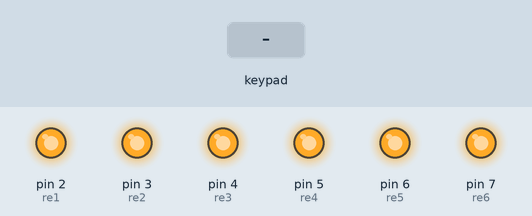
Recording of a sketch running on a simulated Arduino Uno, built with avr-gcc and run on an emulated ATmega328P. Shown: output pins drawn as LEDs (lit = HIGH). Inputs (shaded band) come from the test bench. What the sketch prints to the serial monitor is not drawn.

Above: at 1.5 s.
1.6 s: key 'U' pressed
At 1.81 s:
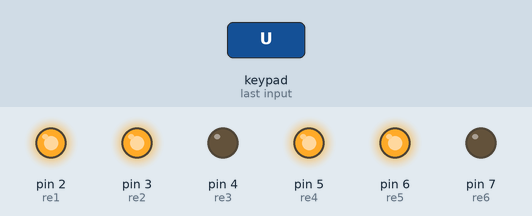
3.5 s: key 'D' pressed
At 3.72 s:
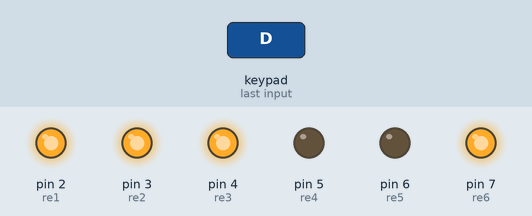
5.4 s: key 'L' pressed
At 5.64 s:
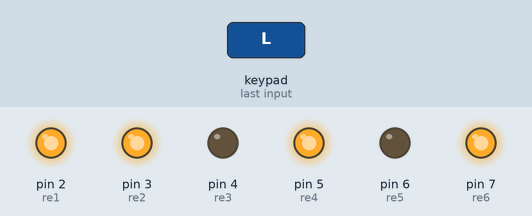
7.3 s: key 'R' pressed
At 7.52 s:
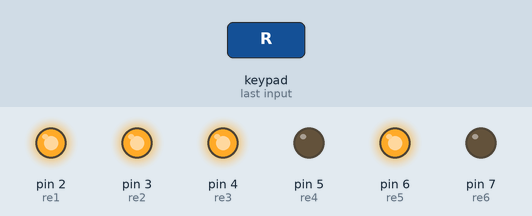
9.2 s: key 'X' pressed
At 10.3 s:
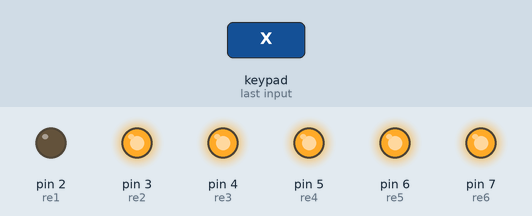
10.7 s: key 'O' pressed
At 12.1 s:
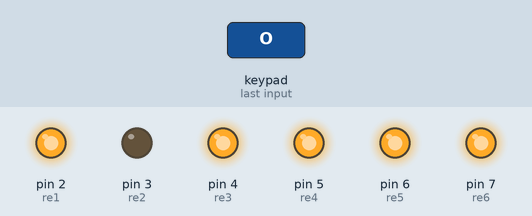
Timing chart, 0 to 13.2 s (numbered marks = the images above; inputs shaded):
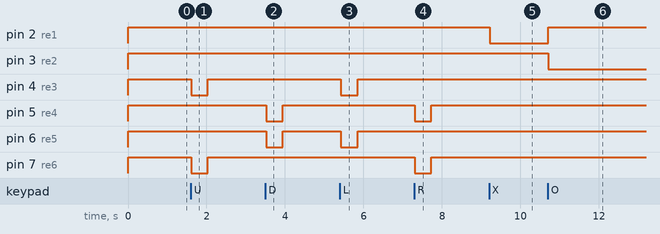

Measured:
- after the input at 1.6 s, pin 4 (re3), pin 7 (re6): HIGH → LOW at once, → HIGH 0.42 s later
- after the input at 3.5 s, pin 5 (re4), pin 6 (re5): HIGH → LOW at once, → HIGH 0.42 s later
- after the input at 5.4 s, pin 4 (re3), pin 6 (re5): HIGH → LOW at once, → HIGH 0.42 s later
- after the input at 7.3 s, pin 5 (re4), pin 7 (re6): HIGH → LOW at once, → HIGH 0.42 s later
- after the input at 9.2 s, pin 2 (re1): HIGH → LOW at once
- after the input at 10.7 s, pin 2 (re1): LOW → HIGH at once; pin 3 (re2): HIGH → LOW at once

The sketch:

BEATRIX.ino
```cpp
#include <PS2X_lib.h>  // Asegúrate de incluir la librería

// Pines de relés
const int re1 = 2; // Arma (X)
const int re2 = 3; // Arma (Círculo)
const int re3 = 4; // Movimiento
const int re4 = 5; // Movimiento
const int re5 = 6; // Movimiento
const int re6 = 7; // Movimiento

// Pines del mando PS2
#define PS2_DAT A0
#define PS2_CMD A1
#define PS2_SEL A2
#define PS2_CLK A3

#define pressures false
#define rumble false

PS2X ps2x;
int error = 0;

int movimientoActual = 0; // 0=ninguno, 1=arriba, 2=abajo, 3=izquierda, 4=derecha
int movimientoAnterior = 0;

int botonEnclavado = 0;   // 0=ninguno, 5=X, 6=circulo

void apagarRelesMovimiento() {
  digitalWrite(re3, HIGH);
  digitalWrite(re4, HIGH);
  digitalWrite(re5, HIGH);
  digitalWrite(re6, HIGH);
}

void apagarRelesXY() {
  digitalWrite(re1, HIGH);
  digitalWrite(re2, HIGH);
}

void apagarTodosLosReles() {
  apagarRelesXY();
  apagarRelesMovimiento();
}

void setup() {
  Serial.begin(57600);

  pinMode(re1, OUTPUT);
  pinMode(re2, OUTPUT);
  pinMode(re3, OUTPUT);
  pinMode(re4, OUTPUT);
  pinMode(re5, OUTPUT);
  pinMode(re6, OUTPUT);

  apagarTodosLosReles();
  delay(300);

  error = ps2x.config_gamepad(PS2_CLK, PS2_CMD, PS2_SEL, PS2_DAT, pressures, rumble);

  if (error == 0) {
    Serial.println("Control PS2 conectado correctamente");
  } else {
    Serial.println("Error conectando control PS2");
  }
}

void loop() {
  if (error != 0) {
    apagarTodosLosReles();
    return;
  }

  ps2x.read_gamepad();

  // ==========================================
  // 1. LÓGICA DEL ARMA (ENCLAVADA) - SIN PARPADEOS
  // ==========================================
  bool cambioArma = false;

  if (ps2x.ButtonPressed(PSB_CROSS)) {
    botonEnclavado = (botonEnclavado == 5) ? 0 : 5;
    cambioArma = true;
  }

  if (ps2x.ButtonPressed(PSB_CIRCLE)) {
    botonEnclavado = (botonEnclavado == 6) ? 0 : 6;
    cambioArma = true;
  }

  // SOLO actualiza los relés del arma si realmente cambió el estado de los botones
  if (cambioArma) {
    apagarRelesXY();
    if (botonEnclavado == 5) digitalWrite(re1, LOW);
    if (botonEnclavado == 6) digitalWrite(re2, LOW);
  }

  // ==========================================
  // 2. LÓGICA DE MOVIMIENTO (MOMENTÁNEO)
  // ==========================================
  movimientoActual = 0;

  if (ps2x.Button(PSB_PAD_UP))    movimientoActual = 1;
  if (ps2x.Button(PSB_PAD_DOWN))  movimientoActual = 2;
  if (ps2x.Button(PSB_PAD_LEFT))  movimientoActual = 3;
  if (ps2x.Button(PSB_PAD_RIGHT)) movimientoActual = 4;

  // SOLO actualiza los relés de movimiento si cambió la dirección
  if (movimientoActual != movimientoAnterior) {
    apagarRelesMovimiento();

    if (movimientoActual == 1) { // Arriba
      digitalWrite(re3, LOW);
      digitalWrite(re6, LOW);
    }
    else if (movimientoActual == 2) { // Abajo
      digitalWrite(re4, LOW);
      digitalWrite(re5, LOW);
    }
    else if (movimientoActual == 3) { // Izquierda
      digitalWrite(re3, LOW);
      digitalWrite(re5, LOW);
    }
    else if (movimientoActual == 4) { // Derecha
      digitalWrite(re4, LOW);
      digitalWrite(re6, LOW);
    }

    movimientoAnterior = movimientoActual; // Guardar el estado actual
  }

  delay(30); // Reducido a 30ms para mayor velocidad de respuesta
}
```
